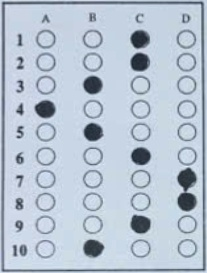
#> input picture modules/output/debug/06_phan1_block1.jpg, 207 x 273 px
$ python recognition.py
#> lines starting #> are read from the running program, lines starting #| are printed output that depends on the picture; after the words box and inside, x2 and y2 are one past the last pixel; in counts of white or black regions, pixels touching at a corner belong together; long printed decimals are rounded
### modules/preprocessing.py
"""
Module: Preprocessing
Áp dụng kiến thức: Toán tử điểm ảnh, Lọc tuyến tính/phi tuyến, Nhị phân hóa
- Chuyển ảnh xám: giảm chiều dữ liệu, chuẩn hóa đầu vào
- Khử nhiễu: Gaussian Blur (lọc tuyến tính) / Median Blur (lọc phi tuyến, tốt cho nhiễu muối tiêu)
- Cân bằng sáng: CLAHE (Contrast Limited Adaptive Histogram Equalization)
- Nhị phân hóa: Adaptive Threshold / Otsu (toán tử điểm ảnh dựa ngưỡng)
"""

import cv2
import numpy as np


def to_grayscale(image: np.ndarray) -> np.ndarray:
    """Chuyển ảnh màu sang ảnh xám."""
    if len(image.shape) == 3:
        return cv2.cvtColor(image, cv2.COLOR_BGR2GRAY)
    return image


def denoise(gray: np.ndarray, method: str = "gaussian") -> np.ndarray:
    """
    Khử nhiễu ảnh.
    - gaussian: lọc tuyến tính, làm mượt nhiễu Gauss
    - median: lọc phi tuyến, tốt cho nhiễu muối tiêu (salt-pepper) từ ảnh chụp điện thoại
    """
    if method == "gaussian":
        return cv2.GaussianBlur(gray, (5, 5), 0)
    elif method == "median":
        return cv2.medianBlur(gray, 5)
    else:
        return gray


def equalize_lighting(gray: np.ndarray) -> np.ndarray:
    """
    Cân bằng sáng cục bộ bằng CLAHE.
    Xử lý trường hợp ảnh chụp bị bóng đổ / ánh sáng không đều.
    """
    clahe = cv2.createCLAHE(clipLimit=2.0, tileGridSize=(8, 8))
    return clahe.apply(gray)


def binarize(gray: np.ndarray, method: str = "adaptive") -> np.ndarray:
    """
    Nhị phân hóa ảnh (toán tử điểm ảnh dựa ngưỡng).
    - adaptive: ngưỡng thích nghi theo vùng cục bộ -> chống chịu ánh sáng không đều
    - otsu: ngưỡng toàn cục tự động theo histogram -> nhanh, phù hợp ảnh sáng đều
    Kết quả: nền trắng (0), nét/ô tô đen thành giá trị 255 (đảo ngược để thuận tiện đếm pixel)
    """
    if method == "adaptive":
        binary = cv2.adaptiveThreshold(
            gray, 255,
            cv2.ADAPTIVE_THRESH_GAUSSIAN_C,
            cv2.THRESH_BINARY_INV,
            blockSize=25,
            C=10
        )
    else:  # otsu
        _, binary = cv2.threshold(
            gray, 0, 255,
            cv2.THRESH_BINARY_INV + cv2.THRESH_OTSU
        )
    return binary


def preprocess_pipeline(image: np.ndarray, debug_dir: str = None) -> dict:
    """
    Chạy toàn bộ pipeline tiền xử lý, trả về dict chứa ảnh trung gian
    để phục vụ debug và các module sau sử dụng.
    """
    gray = to_grayscale(image)
    denoised = denoise(gray, method="gaussian")
    equalized = equalize_lighting(denoised)
    binary = binarize(equalized, method="adaptive")

    results = {
        "gray": gray,
        "denoised": denoised,
        "equalized": equalized,
        "binary": binary,
    }

    if debug_dir:
        import os
        os.makedirs(debug_dir, exist_ok=True)
        for name, img in results.items():
            cv2.imwrite(os.path.join(debug_dir, f"01_{name}.jpg"), img)

    return results

def canny_edges(binary: np.ndarray, low=50, high=150) -> np.ndarray:
    return cv2.Canny(binary, low, high)
# [8 lines that do not run on import are left out]

### modules/recognition.py
"""
Module: Recognition
Áp dụng kiến thức: Hough Circle Transform, Connected Components,
Phân đoạn theo lưới (Grid-based segmentation), toán tử điểm ảnh (đếm pixel)
- Phát hiện tâm các ô tròn bằng Hough Circle
- Sắp xếp thành lưới hàng x cột theo tọa độ
- Tính tỉ lệ lấp đầy (fill ratio) từng ô để xác định ô nào được tô đen
"""

import cv2
import numpy as np


def detect_circles(gray_crop, min_dist=15, param2=15, min_r=6, max_r=14):
    """
    Phát hiện tâm và bán kính các ô tròn bằng Hough Circle Transform.
    """
    blurred = cv2.GaussianBlur(gray_crop, (5, 5), 0)
    circles = cv2.HoughCircles(
        blurred, cv2.HOUGH_GRADIENT, dp=1, minDist=min_dist,
        param1=50, param2=param2, minRadius=min_r, maxRadius=max_r
    )
    if circles is None:
        return []
    circles = np.round(circles[0, :]).astype(int)
    return [(x, y, r) for x, y, r in circles]

def detect_circles_small(gray_crop):
    raw = detect_circles(gray_crop, min_dist=12, param2=14, min_r=5, max_r=11)
    return dedupe_circles(raw, min_dist=10)
# [21 lines left out: function dedupe_circles, not called in this run]
def cluster_to_grid(circles, row_tol=10):
    """
    Gom các tâm ô tròn thành lưới hàng/cột dựa trên tọa độ y (hàng) và x (cột).
    Tự động gộp các hàng bị tách nhầm quá gần nhau (do dedupe circle chưa đủ).
    """
    if not circles:
        return []
    circles = sorted(circles, key=lambda c: c[1])

    rows = []
    current_row = [circles[0]]
    for c in circles[1:]:
        if abs(c[1] - current_row[-1][1]) <= row_tol:
            current_row.append(c)
        else:
            rows.append(sorted(current_row, key=lambda p: p[0]))
            current_row = [c]
    rows.append(sorted(current_row, key=lambda p: p[0]))

    # ---- Gộp thêm các hàng có y trung bình quá gần nhau (dư hàng do nhiễu) ----
    if len(rows) > 1:
        row_ys = [np.mean([p[1] for p in r]) for r in rows]
        gaps = [row_ys[i+1] - row_ys[i] for i in range(len(row_ys)-1)]
        median_gap = np.median(gaps) if gaps else 999

        merged = [rows[0]]
        for i in range(1, len(rows)):
            gap = row_ys[i] - row_ys[i-1]
            if gap < median_gap * 0.5:  # hàng quá gần hàng trước -> gộp
                merged[-1] = sorted(merged[-1] + rows[i], key=lambda p: p[0])
                row_ys[i] = np.mean([p[1] for p in merged[-1]])
            else:
                merged.append(rows[i])
        rows = merged

    return rows


def fill_ratio(binary_crop: np.ndarray, x, y, r):
    """
    Tính tỉ lệ pixel đen (đã tô) trong vùng tròn tâm (x,y) bán kính r.
    Áp dụng: toán tử điểm ảnh - đếm số pixel foreground / tổng pixel vùng.
    """
    h, w = binary_crop.shape
    mask = np.zeros((h, w), dtype=np.uint8)
    cv2.circle(mask, (x, y), max(r - 2, 3), 255, -1)  # thu nhỏ nhẹ để tránh viền ô
    region = cv2.bitwise_and(binary_crop, mask)
    filled = cv2.countNonZero(region)
    total = cv2.countNonZero(mask)
    return filled / float(total) if total > 0 else 0


def recognize_answers_mcq(gray_crop, binary_crop, n_rows, n_cols, choice_labels,
                           fill_threshold=0.30, relative_ratio=None):
    """
    Nhận dạng đáp án trắc nghiệm A/B/C/D (dùng cho Phần I).
    Cải tiến v2: Dùng relative thresholding để giảm false positive do vết chì/bóng đổ.
    """
    RELATIVE_RATIO = relative_ratio if relative_ratio is not None else 0.65

    circles = detect_circles(gray_crop)
    grid_rows = cluster_to_grid(circles)

    if len(grid_rows) > n_rows:
        grid_rows = grid_rows[-n_rows:]
    elif len(grid_rows) < n_rows:
        print(f"[Cảnh báo] Phát hiện {len(grid_rows)} hàng, kỳ vọng {n_rows}. "
              f"Có thể cần chỉnh param2/min_dist.")

    results = []
    for row in grid_rows:
        if len(row) != n_cols:
            results.append(None)
            continue

        ratios = [fill_ratio(binary_crop, x, y, r) for (x, y, r) in row]
        print("MCQ:", ratios)
        max_ratio = max(ratios)

        if max_ratio < fill_threshold:
            results.append(None)
            continue

        relative_cutoff = RELATIVE_RATIO * max_ratio
        above = [i for i, r in enumerate(ratios)
                 if r >= fill_threshold and r >= relative_cutoff]

        if len(above) > 1:
            results.append("MULTI")
        elif len(above) == 1:
            results.append(choice_labels[above[0]])
        else:
            results.append(None)

    return results


# [438 lines left out: functions _detect_dung_sai_cascade, recognize_answers_dung_sai, recognize_full_sheet, snap_grid_digits, recognize_phan3_number, clean_phan3_result and 1 more, not called in this run]
if __name__ == "__main__":
    from preprocessing import preprocess_pipeline

    # Test nhanh trên 1 crop Phần I block 1 (đã lưu ở bước segmentation)
    crop = cv2.imread("output/debug/06_phan1_block1.jpg")
#> crop is the input picture: shape (273, 207, 3); mean B, G, R 209.8, 195.2, 182.6
    if crop is None:
        print("Chưa có file crop, chạy segmentation.py trước.")
    else:
        pre = preprocess_pipeline(crop)
#> in denoise, `return cv2.GaussianBlur(gray, (5, 5), 0)`:
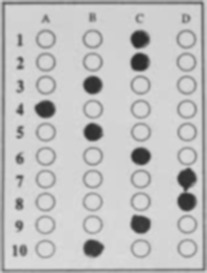
#> returned value: shape (273, 207); min 42, max 221, mean 192.8
#> in equalize_lighting, `return clahe.apply(gray)`:
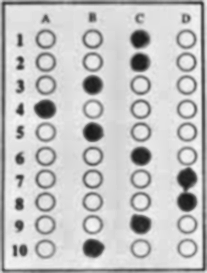
#> returned value: shape (273, 207); min 23, max 245, mean 194.6
#> in binarize, `binary = cv2.adaptiveThreshold( gray, 255, cv2.ADAPTIVE_THRESH_GAUSSIA..`:
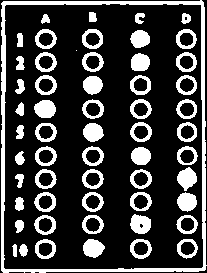
#> binary: shape (273, 207); 24% white; 57 white regions (1 under 20 px), largest, box (x1, y1, x2, y2) and area: (1, 0, 207, 273) 3468, (130, 214, 151, 234) 317, (34, 100, 56, 118) 314
#> pre = 4 items
        answers = recognize_answers_mcq(
            pre["gray"], pre["binary"],
            n_rows=10, n_cols=4, choice_labels=["A", "B", "C", "D"]
        )
#> in detect_circles, `circles = cv2.HoughCircles( blurred, cv2.HOUGH_GRADIENT, dp=1, minDist..`: circles = 40 rows, first 8: [45.5, 201.5, 9.6], [45.5, 248.5, 9.6], [139.5, 84.5, 9.6], [186.5, 201.5, 9.6], [186.5, 38.5, 9.6], [186.5, 223.5, 9.6], [187.5, 247.5, 9.6], [92.5, 131.5, 8.8]
#> in detect_circles, `circles = np.round(circles[0, :]).astype(int)`: circles = 40 rows, first 8: [46, 202, 10], [46, 248, 10], [140, 84, 10], [186, 202, 10], [186, 38, 10], [186, 224, 10], [188, 248, 10], [92, 132, 9]
#> in recognize_answers_mcq, `circles = detect_circles(gray_crop)`: circles = 40 items, first 6: (46, 202, 10), (46, 248, 10), (140, 84, 10), (186, 202, 10), (186, 38, 10), (186, 224, 10)
#> in cluster_to_grid, `circles = sorted(circles, key=lambda c: c[1])`: circles = 40 items, first 6: (186, 38, 10), (140, 38, 9), (46, 38, 7), (92, 38, 7), (92, 62, 10), (46, 62, 7)
#> in cluster_to_grid, `current_row = [circles[0]]`: current_row = [(186, 38, 10)]
#> the loop in cluster_to_grid, `for c in circles[1:]:` made 39 passes
#> current_row on passes 4, 8, 12, 16, 20, 24, 28, 32, 36: [(92, 62, 10)], [(140, 84, 10)], [(92, 108, 7)], [(92, 132, 9)], [(140, 156, 10)], [(92, 178, 10)], [(142, 200, 9)], [(186, 224, 10)], [(46, 248, 10)]
#> c on passes 1, 2, 3, 5, 6, 7: (140, 38, 9), (46, 38, 7), (92, 38, 7), (46, 62, 7), (140, 62, 9), (186, 62, 9)
#> after the loop in cluster_to_grid, `for c in circles[1:]:`: rows = 9 items
#> in cluster_to_grid, `row_ys = [np.mean([p[1] for p in r]) for r in rows]`: row_ys = [38, 62, 84, 108, 132, 156, 178, 201.5, 224, 248]
#> in cluster_to_grid, `gaps = [row_ys[i+1] - row_ys[i] for i in range(len(row_ys)-1)]`: gaps = [24, 22, 24, 24, 24, 22, 23.5, 22.5, 24]
#> in cluster_to_grid, `median_gap = np.median(gaps) if gaps else 999`: median_gap = 24
#> in cluster_to_grid, `merged = [rows[0]]`: merged = [[(46, 38, 7), (92, 38, 7), (140, 38, 9), (186, 38, 10)]]
#> the loop in cluster_to_grid, `for i in range(1, len(rows)):` made 9 passes
#> gap on passes 1 to 9: 24, 22, 24, 24, 24, 22, 23.5, 22.5, 24
#> after the loop in cluster_to_grid, `for i in range(1, len(rows)):`: merged = 10 items
#> the loop in recognize_answers_mcq, `for row in grid_rows:` made 10 passes
#> (row, ratios, max_ratio, relative_cutoff, above) on passes 1 to 6: ([(46, 38, 7), (92, 38, 7), (140, 38, 9), (186, 38, 10)], [0, 0, 1, 0.289], 1, 0.65, [2]), ([(46, 62, 7), (92, 62, 10), (140, 62, 9), (186, 62, 9)], [0, 0.284, 1, 0.0671], 1, 0.65, [2]), ([(46, 84, 7), (92, 84, 10), (140, 84, 10), (186, 84, 7)], [0, 1, 0.284, 0], 1, 0.65, [1]), ([(44, 108, 9), (92, 108, 7), (140, 108, 7), (186, 108, 7)], [1, 0, 0, 0], 1, 0.65, [0]), ([(46, 132, 10), (92, 132, 9), (140, 132, 7), (186, 132, 9)], [0.274, 1, 0, 0.128], 1, 0.65, [1]), ([(46, 156, 7), (92, 156, 7), (140, 156, 10), (186, 156, 9)], [0, 0, 1, 0.094], 1, 0.65, [2])
#> (ratios, max_ratio, relative_cutoff, above) on pass 9: ([0, 0.249, 0.954, 0.274], 0.954, 0.62, [2])
#| MCQ: [0.0, 0.0, 1.0, 0.2893]
#| MCQ: [0.0, 0.2843, 1.0, 0.06711]
#| MCQ: [0.0, 1.0, 0.2843, 0.0]
#| MCQ: [1.0, 0.0, 0.0, 0.0]
#| MCQ: [0.2741, 1.0, 0.0, 0.1275]
#| MCQ: [0.0, 0.0, 1.0, 0.09396]
#| MCQ: [0.0, 0.2741, 0.2538, 1.0]
#| MCQ: [0.2843, 0.0, 0.1946, 1.0]
#> (further printed lines are left out)
#> pass 1, in fill_ratio (call 3), `region = cv2.bitwise_and(binary_crop, mask)`:
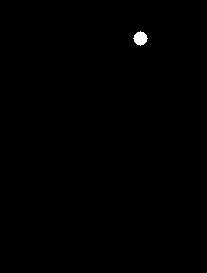
#> region: shape (273, 207); 0.26% white; 1 white region, box (x1, y1, x2, y2) and area: (133, 31, 148, 46) 149
#> pass 1, in fill_ratio (call 4), `region = cv2.bitwise_and(binary_crop, mask)`:
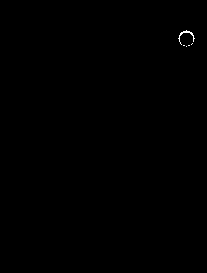
#> region: shape (273, 207); 0.1% white in thin lines or dots, all inside (x1, y1, x2, y2) = (178, 30, 195, 47)
#> pass 2, in fill_ratio (call 6), `region = cv2.bitwise_and(binary_crop, mask)`:
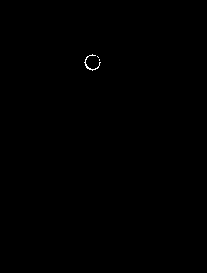
#> region: shape (273, 207); 0.1% white in thin lines or dots, all inside (x1, y1, x2, y2) = (84, 54, 101, 71)
#> after the loop in recognize_answers_mcq, `for row in grid_rows:`: results = ['C', 'C', 'B', 'A', 'B', 'C', 'D', 'D', 'C', 'B']
#> answers = ['C', 'C', 'B', 'A', 'B', 'C', 'D', 'D', 'C', 'B']
        for i, ans in enumerate(answers, start=1):
            print(f"Câu {i}: {ans}")
#> this loop made 10 passes
#| Câu 1: C
#| Câu 2: C
#| Câu 3: B
#| Câu 4: A
#| Câu 5: B
#| Câu 6: C
#| Câu 7: D
#| Câu 8: D
#> (further printed lines are left out)

$ run again, with modules/output/debug/06_phan1_block2.jpg copied over modules/output/debug/06_phan1_block1.jpg
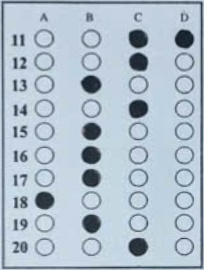
#> input picture modules/output/debug/06_phan1_block2.jpg, 204 x 270 px
#> crop is the input picture: shape (270, 204, 3); mean B, G, R 203.7, 190, 175.2
#> in equalize_lighting, `return clahe.apply(gray)`:
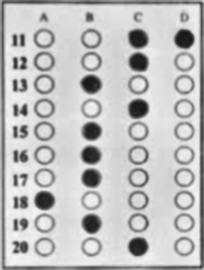
#> returned value: shape (270, 204); min 20, max 244, mean 191
#> in binarize, `binary = cv2.adaptiveThreshold( gray, 255, cv2.ADAPTIVE_THRESH_GAUSSIA..`:
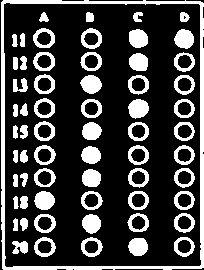
#> binary: shape (270, 204); 25% white; 63 white regions, largest, box (x1, y1, x2, y2) and area: (1, 0, 204, 270) 3349, (128, 99, 149, 119) 315, (34, 191, 55, 210) 306
#> pre = 4 items
#> in detect_circles, `circles = cv2.HoughCircles( blurred, cv2.HOUGH_GRADIENT, dp=1, minDist..`: circles = 40 rows, first 8: [137.5, 246.5, 9.6], [43.5, 154.5, 9.6], [183.5, 84.5, 9.6], [184.5, 130.5, 9.6], [43.5, 130.5, 9.6], [90.5, 108.5, 9.6], [90.5, 38.5, 10.5], [90.5, 200.5, 9.6]
#> in detect_circles, `circles = np.round(circles[0, :]).astype(int)`: circles = 40 rows, first 8: [138, 246, 10], [44, 154, 10], [184, 84, 10], [184, 130, 10], [44, 130, 10], [90, 108, 10], [90, 38, 10], [90, 200, 10]
#> in recognize_answers_mcq, `circles = detect_circles(gray_crop)`: circles = 40 items, first 6: (138, 246, 10), (44, 154, 10), (184, 84, 10), (184, 130, 10), (44, 130, 10), (90, 108, 10)
#> in cluster_to_grid, `circles = sorted(circles, key=lambda c: c[1])`: circles = 40 items, first 6: (90, 38, 10), (138, 38, 9), (184, 38, 9), (44, 38, 7), (90, 60, 10), (44, 62, 10)
#> in cluster_to_grid, `current_row = [circles[0]]`: current_row = [(90, 38, 10)]
#> the loop in cluster_to_grid, `for c in circles[1:]:` made 39 passes
#> current_row on passes 4, 8, 12, 16, 20, 24, 28, 32: [(90, 60, 10)], [(92, 82, 10)], [(90, 108, 10)], [(184, 130, 10)], [(44, 154, 10)], [(44, 174, 10)], [(90, 200, 10)], [(138, 222, 9)]
#> after the loop in cluster_to_grid, `for c in circles[1:]:`: rows = 9 items
#> row_ys = [38, 61.5, 83.5, 108.5, 130.5, 154, 177, 200, 222.5, 246]
#> gaps = [23.5, 22, 25, 22, 23.5, 23, 23, 22.5, 23.5]
#> median_gap = 23
#> in cluster_to_grid, `merged = [rows[0]]`: merged = [[(44, 38, 7), (90, 38, 10), (138, 38, 9), (184, 38, 9)]]
#> the loop in cluster_to_grid, `for i in range(1, len(rows)):` made 9 passes
#> gap on passes 1 to 8: 23.5, 22, 25, 22, 23.5, 23, 23, 22.5
#> after the loop in cluster_to_grid, `for i in range(1, len(rows)):`: merged = 10 items
#> the loop in recognize_answers_mcq, `for row in grid_rows:` made 10 passes
#> (row, ratios, max_ratio, relative_cutoff, above) on passes 1 to 3: ([(44, 38, 7), (90, 38, 10), (138, 38, 9), (184, 38, 9)], [0, 0.305, 1, 1], 1, 0.65, [2, 3]), ([(44, 62, 10), (90, 60, 10), (138, 62, 8), (184, 62, 7)], [0.279, 0.289, 1, 0], 1, 0.65, [2]), ([(44, 84, 10), (92, 82, 10), (138, 84, 10), (184, 84, 10)], [0.274, 0.97, 0.279, 0.264], 0.97, 0.63, [1])
#> (printed output is left out)
#> after the loop in recognize_answers_mcq, `for row in grid_rows:`: results = ['MULTI', 'C', 'B', 'C', 'B', 'B', 'B', 'A', 'B', 'C']
#> answers has the same summary as results in recognize_answers_mcq
#> the loop `for i, ans in enumerate(answers, start=1):` made 10 passes
#> (printed output is left out)

$ run again, with modules/output/debug/06_phan1_block3.jpg copied over modules/output/debug/06_phan1_block1.jpg
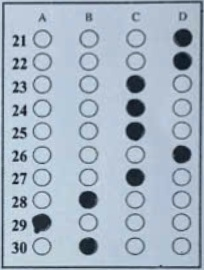
#> input picture modules/output/debug/06_phan1_block3.jpg, 204 x 270 px
#> crop is the input picture: shape (270, 204, 3); mean B, G, R 194.9, 179.8, 165.5
#> in equalize_lighting, `return clahe.apply(gray)`:
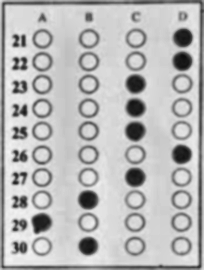
#> returned value: shape (270, 204); min 13, max 242, mean 183.7
#> in binarize, `binary = cv2.adaptiveThreshold( gray, 255, cv2.ADAPTIVE_THRESH_GAUSSIA..`:
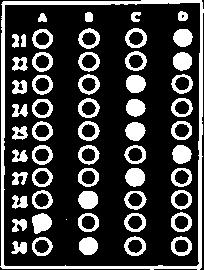
#> binary: shape (270, 204); 24.8% white; 57 white regions (1 under 20 px), largest, box (x1, y1, x2, y2) and area: (0, 0, 204, 270) 3275, (32, 213, 52, 234) 303, (125, 168, 145, 187) 299
#> pre = 4 items
#> in detect_circles, `circles = cv2.HoughCircles( blurred, cv2.HOUGH_GRADIENT, dp=1, minDist..`: circles = 40 rows, first 8: [181.5, 245.5, 9.6], [180.5, 221.5, 9.6], [87.5, 176.5, 9.6], [41.5, 84.5, 9.6], [135.5, 154.5, 9.6], [182.5, 83.5, 9.6], [88.5, 60.5, 10.5], [41.5, 154.5, 10.2]
#> in detect_circles, `circles = np.round(circles[0, :]).astype(int)`: circles = 40 rows, first 8: [182, 246, 10], [180, 222, 10], [88, 176, 10], [42, 84, 10], [136, 154, 10], [182, 84, 10], [88, 60, 10], [42, 154, 10]
#> in recognize_answers_mcq, `circles = detect_circles(gray_crop)`: circles = 40 items, first 6: (182, 246, 10), (180, 222, 10), (88, 176, 10), (42, 84, 10), (136, 154, 10), (182, 84, 10)
#> in cluster_to_grid, `circles = sorted(circles, key=lambda c: c[1])`: circles = 40 items, first 6: (182, 38, 9), (42, 38, 9), (136, 38, 10), (88, 38, 6), (88, 60, 10), (182, 60, 10)
#> in cluster_to_grid, `current_row = [circles[0]]`: current_row = [(182, 38, 9)]
#> the loop in cluster_to_grid, `for c in circles[1:]:` made 39 passes
#> current_row on passes 4, 8, 12, 16, 20, 24, 28, 32: [(88, 60, 10)], [(42, 84, 10)], [(134, 108, 8)], [(182, 130, 10)], [(136, 154, 10)], [(88, 176, 10)], [(182, 200, 9)], [(180, 222, 10)]
#> after the loop in cluster_to_grid, `for c in circles[1:]:`: rows = 9 items
#> row_ys = [38, 60.5, 84, 108, 130, 154, 177, 200, 222, 246]
#> gaps = [22.5, 23.5, 24, 22, 24, 23, 23, 22, 24]
#> median_gap = 23
#> in cluster_to_grid, `merged = [rows[0]]`: merged = [[(42, 38, 9), (88, 38, 6), (136, 38, 10), (182, 38, 9)]]
#> the loop in cluster_to_grid, `for i in range(1, len(rows)):` made 9 passes
#> gap on passes 1 to 8: 22.5, 23.5, 24, 22, 24, 23, 23, 22
#> after the loop in cluster_to_grid, `for i in range(1, len(rows)):`: merged = 10 items
#> the loop in recognize_answers_mcq, `for row in grid_rows:` made 10 passes
#> (row, ratios, above) on passes 1 to 4: ([(42, 38, 9), (88, 38, 6), (136, 38, 10), (182, 38, 9)], [0.101, 0, 0.289, 1], [3]), ([(42, 62, 9), (88, 60, 10), (136, 60, 6), (182, 60, 10)], [0.114, 0.274, 0, 1], [3]), ([(42, 84, 10), (88, 84, 6), (136, 84, 10), (182, 84, 10)], [0.284, 0, 1, 0.274], [2]), ([(42, 108, 7), (88, 108, 6), (134, 108, 8), (182, 108, 6)], [0, 0, 1, 0], [2])
#> (printed output is left out)
#> after the loop in recognize_answers_mcq, `for row in grid_rows:`: results = ['D', 'D', 'C', 'C', 'C', 'D', 'C', 'B', 'A', 'B']
#> the loop `for i, ans in enumerate(answers, start=1):` made 10 passes
#> (printed output is left out)

$ run again, with modules/output/debug/06_phan1_block4.jpg copied over modules/output/debug/06_phan1_block1.jpg
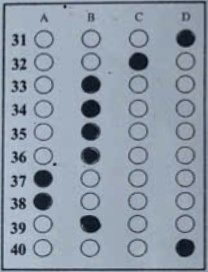
#> input picture modules/output/debug/06_phan1_block4.jpg, 208 x 272 px
#> crop is the input picture: shape (272, 208, 3); mean B, G, R 168.5, 154.2, 142.4
#> in equalize_lighting, `return clahe.apply(gray)`:
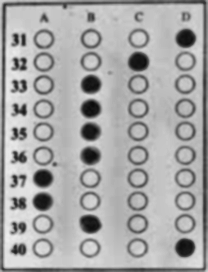
#> returned value: shape (272, 208); min 11, max 237, mean 167
#> in binarize, `binary = cv2.adaptiveThreshold( gray, 255, cv2.ADAPTIVE_THRESH_GAUSSIA..`:
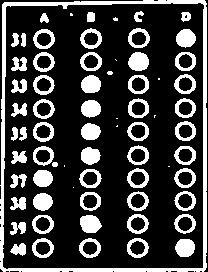
#> binary: shape (272, 208); 24.7% white; 69 white regions (10 under 20 px), largest, box (x1, y1, x2, y2) and area: (0, 0, 207, 272) 3545, (128, 52, 149, 71) 315, (80, 215, 102, 233) 309
#> pre = 4 items
#> in detect_circles, `circles = cv2.HoughCircles( blurred, cv2.HOUGH_GRADIENT, dp=1, minDist..`: circles = 40 rows, first 8: [43.5, 131.5, 9.6], [90.5, 108.5, 9.6], [42.5, 84.5, 9.6], [184.5, 130.5, 9.6], [90.5, 38.5, 10.5], [90.5, 84.5, 9.6], [137.5, 247.5, 9.6], [185.5, 60.5, 9.6]
#> in detect_circles, `circles = np.round(circles[0, :]).astype(int)`: circles = 40 rows, first 8: [44, 132, 10], [90, 108, 10], [42, 84, 10], [184, 130, 10], [90, 38, 10], [90, 84, 10], [138, 248, 10], [186, 60, 10]
#> in recognize_answers_mcq, `circles = detect_circles(gray_crop)`: circles = 40 items, first 6: (44, 132, 10), (90, 108, 10), (42, 84, 10), (184, 130, 10), (90, 38, 10), (90, 84, 10)
#> in cluster_to_grid, `circles = sorted(circles, key=lambda c: c[1])`: circles = 40 items, first 6: (90, 38, 10), (138, 38, 7), (186, 38, 8), (44, 40, 7), (186, 60, 10), (90, 60, 10)
#> in cluster_to_grid, `current_row = [circles[0]]`: current_row = [(90, 38, 10)]
#> the loop in cluster_to_grid, `for c in circles[1:]:` made 39 passes
#> current_row on passes 4, 8, 12, 16, 20, 24, 28, 32: [(186, 60, 10)], [(42, 84, 10)], [(90, 108, 10)], [(184, 130, 10)], [(186, 154, 10)], [(90, 178, 10)], [(138, 200, 7)], [(90, 224, 10)]
#> after the loop in cluster_to_grid, `for c in circles[1:]:`: rows = 9 items
#> row_ys = [38.5, 61, 84, 108, 131.5, 155, 178, 201, 224, 248]
#> gaps = [22.5, 23, 24, 23.5, 23.5, 23, 23, 23, 24]
#> median_gap = 23
#> in cluster_to_grid, `merged = [rows[0]]`: merged = [[(44, 40, 7), (90, 38, 10), (138, 38, 7), (186, 38, 8)]]
#> the loop in cluster_to_grid, `for i in range(1, len(rows)):` made 9 passes
#> gap on passes 1 to 8: 22.5, 23, 24, 23.5, 23.5, 23, 23, 23
#> after the loop in cluster_to_grid, `for i in range(1, len(rows)):`: merged = 10 items
#> the loop in recognize_answers_mcq, `for row in grid_rows:` made 10 passes
#> (row, ratios, above) on passes 1, 2, 3, 6: ([(44, 40, 7), (90, 38, 10), (138, 38, 7), (186, 38, 8)], [0, 0.284, 0, 1], [3]), ([(44, 62, 7), (90, 60, 10), (138, 62, 9), (186, 60, 10)], [0, 0.269, 1, 0.269], [2]), ([(42, 84, 10), (90, 84, 10), (138, 84, 10), (184, 84, 10)], [0.289, 1, 0.269, 0.274], [1]), ([(42, 156, 7), (90, 156, 8), (138, 154, 7), (186, 154, 10)], [0, 1, 0, 0.279], [1])
#> (printed output is left out)
#> after the loop in recognize_answers_mcq, `for row in grid_rows:`: results = ['D', 'C', 'B', 'B', 'B', 'B', 'A', 'A', 'B', 'D']
#> the loop `for i, ans in enumerate(answers, start=1):` made 10 passes
#> (printed output is left out)
